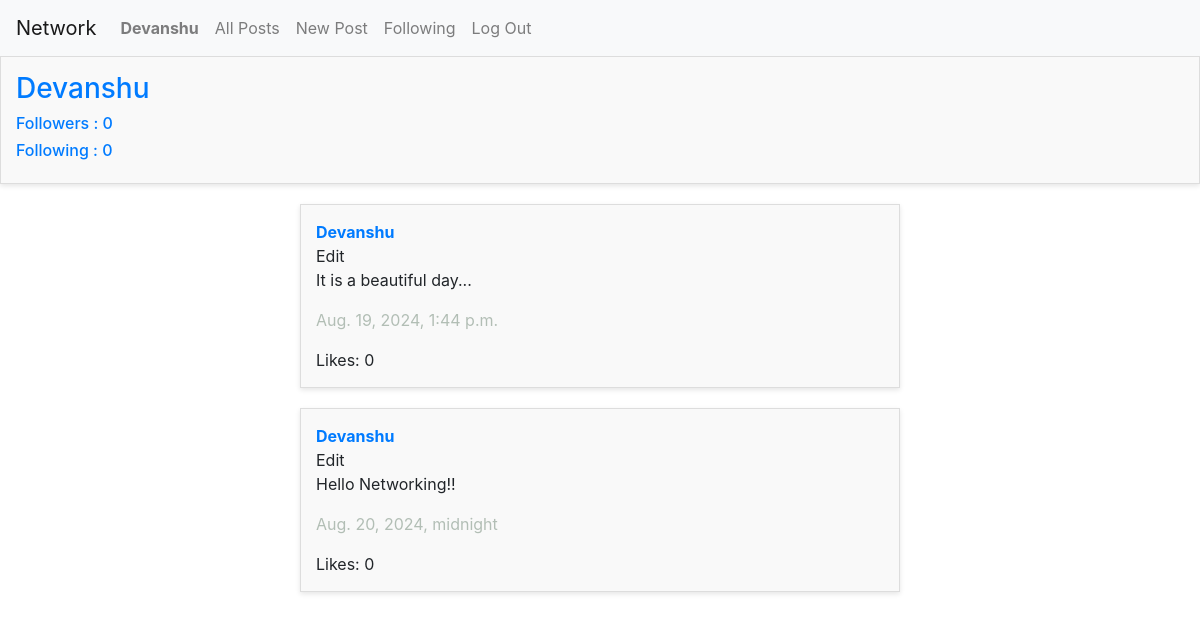
The app's page /profile/1/ (signed in), older data.
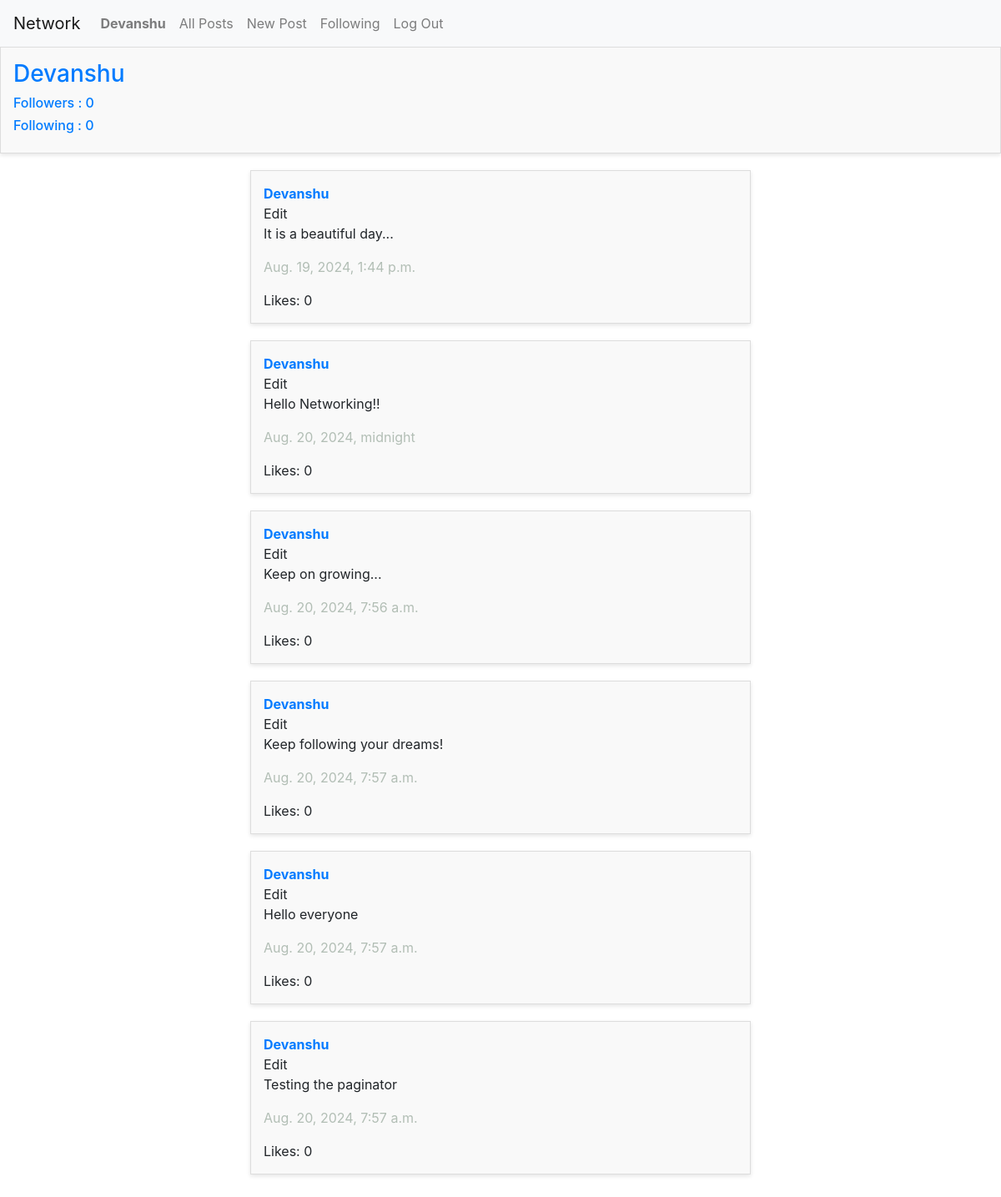
The same page, newer data.
### network/models.py (models this page shows, shortened)
class User(AbstractUser):
    followers = models.IntegerField(blank=True, null=True)
    following = models.IntegerField(blank=True, null=True)

class Post(models.Model):
    user = models.ForeignKey(User, on_delete=models.CASCADE, related_name="userpost")
    text = models.TextField()
    likes = models.IntegerField(blank=True, null=True)
    timestamp = models.DateTimeField(auto_now_add=True)

### network/views.py (the view)
# urls.py: path("profile/<int:user_id>/", views.profile_page, name="profile_page"),
def profile_page(request, user_id):
    profile_user = User.objects.get(pk=user_id)
    current_user = request.user
    posts = Post.objects.filter(user=profile_user)
    followers = Following.objects.filter(following = profile_user).count()
    followings = Following.objects.filter(user = current_user).count()
    is_following = Following.objects.filter(user=current_user, following=profile_user).exists()
    return render(request, 'network/profile.html', {
        "profile":profile_user,
        "posts":posts,
        "is_following":is_following,
        "followers" : followers,
        "followings": followings,
    })

### network/templates/network/profile.html (shortened to what this page needs)
{% extends 'network/layout.html' %}
{% block body %}
    <div id="post">
        <div id="user">
            <h3>{{ profile }}</h3>
            <h6>Followers : {{ followers }}</h6>
            <h6>Following : {{ followings }}</h6>
        </div>
    </div>
    <div id="posts">
        {% for post in posts %}
            <div id="post">
                <a href="{% url 'profile_page' user_id=post.user.id %}" id="user"><strong>{{ post.user }}</strong></a>
                <br>
                {% if post.user == request.user %}
                    <a>Edit</a>
                {% endif %}
                <p>{{ post.text }}</p>
                <p id="timestamp">{{ post.timestamp }}</p>
                Likes: {{ post.likes }}
            </div>
        {% endfor %}
    </div>
{% endblock %}

### network/templates/network/layout.html (shortened to what this page needs)
{% load static %}
<!DOCTYPE html>
<html lang="en">
    <head>
        <link rel="stylesheet" href="https://stackpath.bootstrapcdn.com/bootstrap/4.4.1/css/bootstrap.min.css">
        <link href="{% static 'network/styles.css' %}" rel="stylesheet">
    </head>
    <body>
        <nav class="navbar navbar-expand-lg navbar-light bg-light">
            <a class="navbar-brand" href="{% url 'index' %}">Network</a>
            <div>
              <ul class="navbar-nav mr-auto">
                {% if user.is_authenticated %}
                    <li class="nav-item">
                        <a class="nav-link" href="{% url 'profile_page' user_id=user.id %}"><strong>{{ user.username }}</strong></a>
                    </li>
                {% endif %}
                <li class="nav-item">
                  <a class="nav-link" href="{% url 'index' %}" id="allposts">All Posts</a>
                </li>
                {% if user.is_authenticated %}
                    <li class="nav-item">
                        <a class="nav-link" href="{% url 'new_post' %}" id="newpost">New Post</a>
                    </li>
                    <li class="nav-item">
                        <a class="nav-link" href="#">Following</a>
                    </li>
                    <li class="nav-item">
                        <a class="nav-link" href="{% url 'logout' %}">Log Out</a>
                    </li>
                {% endif %}
              </ul>
            </div>
          </nav>
        <div class="body">
            {% block body %}
            {% endblock %}
        </div>
    </body>
</html>

### network/static/network/styles.css (style rules this page uses)
body { background-image: url("https://images.pexels.com/photos/531880/pexels-photo-531880.jpeg?auto=compress&cs=tinysrgb&w=600https://images.pexels.com/photos/956999/milky-way-starry-sky-night-sky-star-956999.jpeg?auto=compress&cs=tinysrgb&w=600"); background-repeat: no-repeat; background-size: cover; background-position: center; }
#posts { display: flex; flex-direction: column; align-items: center; margin: 20px auto; width: 50%; }
#post { background-color: #f9f9f9; border: 1px solid #ddd; padding: 15px; margin-bottom: 20px; width: 100%; box-shadow: 0px 2px 5px rgba(0, 0, 0, 0.1); }
#user { color: #007bff; text-decoration: none; }
#timestamp { color:#B2BEB5; }

Row changes from the older to the newer data that the page shows:
added Post: user "Devanshu", shows "Edit", text "Keep on growing...", timestamp "Aug. 20, 2024, 7:56 a.m.", likes "0"
added Post: user "Devanshu", shows "Edit", text "Keep following your dreams!", timestamp "Aug. 20, 2024, 7:57 a.m.", likes "0"
added Post: user "Devanshu", shows "Edit", text "Hello everyone", timestamp "Aug. 20, 2024, 7:57 a.m.", likes "0"
added Post: user "Devanshu", shows "Edit", text "Testing the paginator", timestamp "Aug. 20, 2024, 7:57 a.m.", likes "0"
